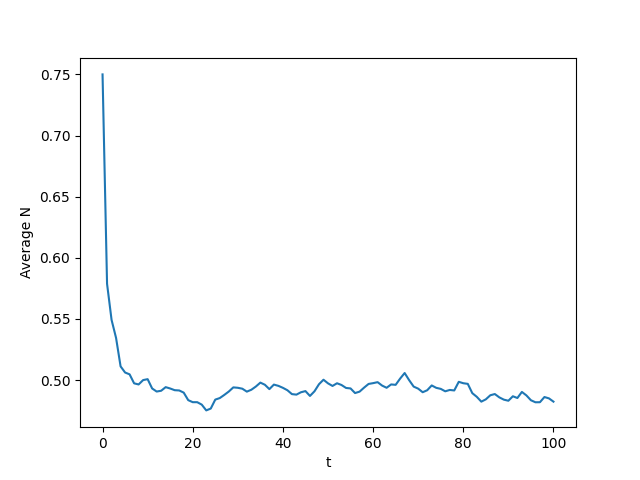

Write Python code to recreate this figure.
import os
import sys
sys.path.append(os.path.realpath("../.."))

import argparse
import gym
import gym_fishing
import matplotlib.pyplot as plt
from stable_baselines import PPO2
from stable_baselines.common import make_vec_env
import numpy as np

parser = argparse.ArgumentParser()
parser.add_argument("-i", type=float, default=0.75)
args = parser.parse_args()

env = make_vec_env('fishing-v1', n_envs=4)
model = PPO2.load("sb2_ppo2_recurrent")
traj = [[0 for j in range(101)] for i in range(100)]
reward_list = []
for i in range(100):
    obs = env.reset()
    traj[i][0] = obs.reshape(-1)
    for t in range(100):
        action, _ = model.predict(obs)
        obs, reward, done, _ = env.step(action)
        traj[i][t+1] = obs.reshape(-1)
#import pdb; pdb.set_trace()
#x = np.linspace(0, 1, 100)
#y = [model.predict(np.array([obs]))[0][0] for obs in x]
plt.plot(np.linspace(0, 100, 101), np.mean(np.mean(traj, axis=0), axis=1))
plt.xlabel("t")
plt.ylabel("Average N")
plt.savefig("plot.png")

